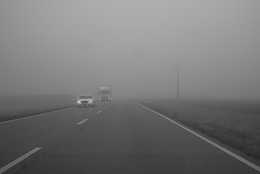
%> input picture fog_removal/F00.png, 260 x 174 px, shrunk from 1129 x 757 before the run
$ octave TD.m   (GNU Octave 9; MATLAB toolbox functions it lacks are replaced by stand-ins)
%> lines starting %> are read from the running program, lines starting %| are printed output that depends on the picture
%% Q3 - estimer l'intensité du ciel Is
I=double(imread('F00.png'))/255.0;
%> I: size 174x260 double; min 0.137, max 0.91, mean 0.463
Is = max(I,[],2);
%> Is = 174 values, max 0.91 at index 102, min 0.337 at index 174, mean 0.567

%% Q4 - calculer le voile
sv=2*floor(max(size(I))/25)+1;
%> sv = 21
median_I = medfilt2(I, [sv sv], 'symmetric');
%V=zeros(size(I));

V=min(I,median_I)*0.95; % forcer V a etre inférieur à I pour pas avoir des valeurs negatives en I0 et éviter les trous noirs

%% Q5 - Calculer l'image apres restauration

I0=((I-V)./(Is-V)).*Is;
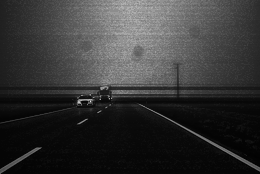
%> I0: size 174x260 double; min 0.00972, max 0.91, mean 0.209

%% Q6 - appliquer une puissance pour éclairssir
gamma=0.6;
I0_eclair = I0.^gamma;
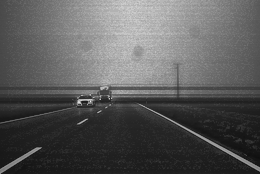
%> I0_eclair: size 174x260 double; min 0.062, max 0.945, mean 0.353
imshow(I0_eclair);
figure;
imshow(I);

%% Q7 - refaire la même chose pour F01
I=double(imread('F01.png'))/255.0;
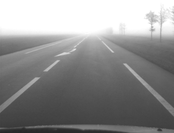
%> input picture fog_removal/F01.png, 174 x 133 px, shrunk from 754 x 576 before the run
%> I: size 133x174 double; min 0.149, max 1, mean 0.562
Is = max(I,[],2);
%> Is = 133 values, max 1 at index 1, min 0.275 at index 124, mean 0.723
median_I = medfilt2(I, [sv sv], 'symmetric');
%> median_I: size 133x174 double
V=min(I,median_I)*0.95;
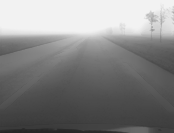
%> V: size 133x174 double; min 0.142, max 0.95, mean 0.522
I0 = (Is.*(I-V))./(Is-V);
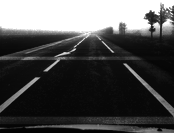
%> I0: size 133x174 double; min 0.0105, max 1, mean 0.311
I0_eclair = I0.^gamma;
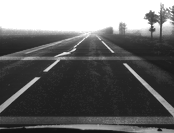
%> I0_eclair: size 133x174 double; min 0.0649, max 1, mean 0.414
imshow(I0_eclair);
figure;
imshow(I);

%% Q8 - refaire la même chose pour F02
I=double(imread('F02.png'))/255.0;
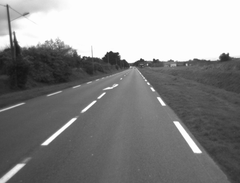
%> input picture fog_removal/F02.png, 240 x 183 px, shrunk from 1041 x 795 before the run
%> I: size 183x240x3 double; min 0.0745, max 1, mean 0.541
Is = max(I,[],2);
%> (the run ends here)
